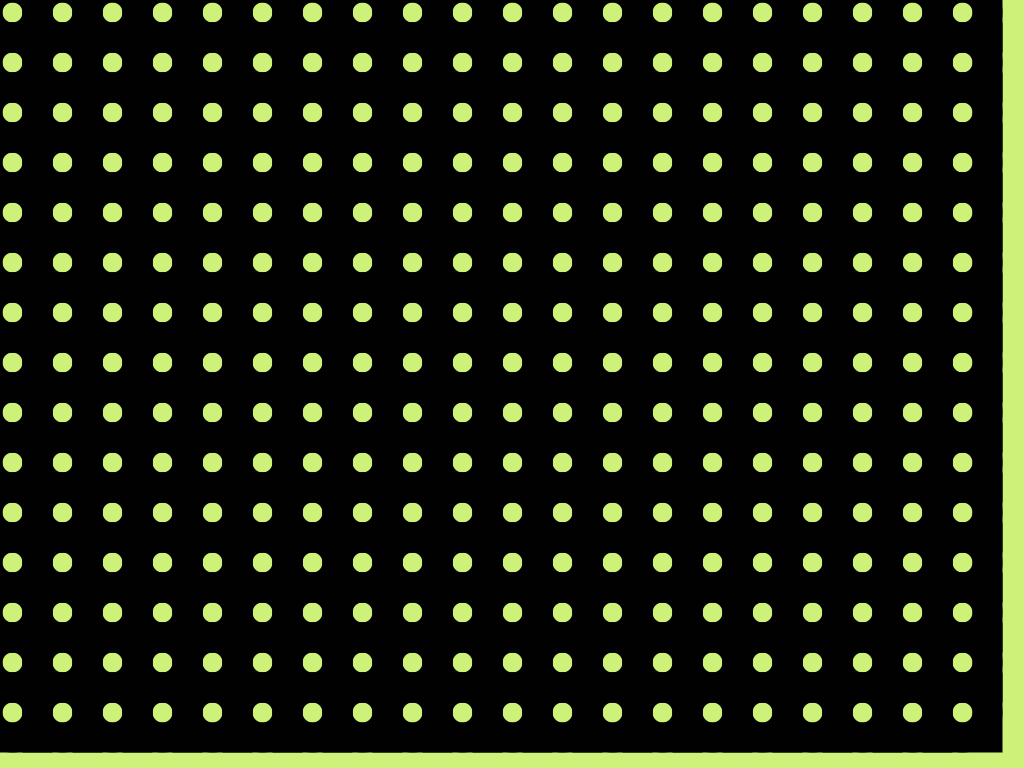
Frame 1 (no input)
Frame 60 (the mouse pressed at the canvas centre just before this capture): identical to frame 1, image omitted
Frame 120 (the mouse held since frame 60 and released just before this capture): identical to frame 1, image omitted

The Processing sketch that drew this single still picture (run headless with seeded random() and noise(); from frame 60 on, the mouse is pressed at the canvas centre):

// Processing sketch: processing_147978
// ── processing_147978.pde

// Konkuk University
// Department of Dynamic Media
// SOS iDesign
// Name: Moon Ye Lin
// ID: 201420077


void setup(){
size (1024, 768);
smooth();

 }

void draw(){
  background(206,242,121); 
  noStroke(); 
  triangle(0, 0, width, height,0,0); 

  for (int i = 12; i < width-18; i = i + 50) { 
    for (int j = 12; j < height-25; j = j + 50) { 
      stroke(1); 
      strokeWeight(30); 
      noFill(); 
      ellipse(i, j, 50, 50); 
      rectMode(CENTER); 
      rect(i, j, 50, 50); 
    }
   }
 }

void keyPressed(){
background(0);
redraw();
 } 
